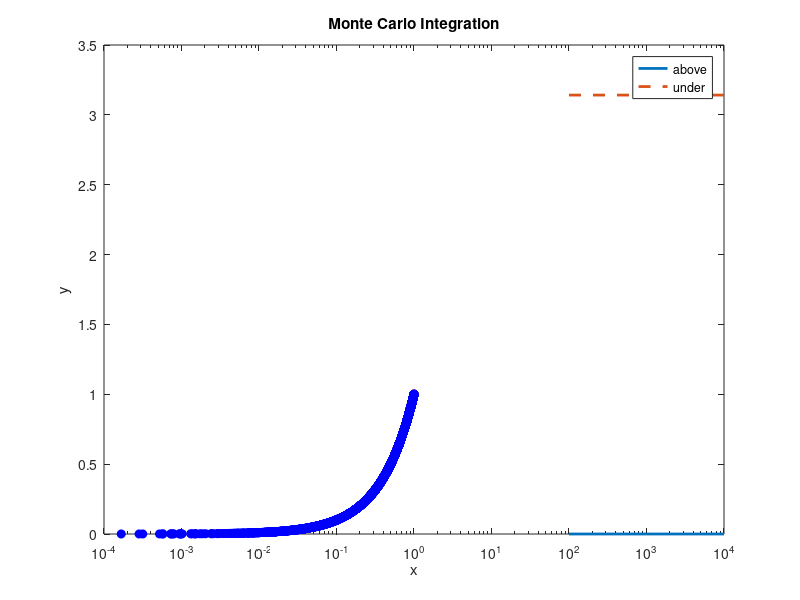
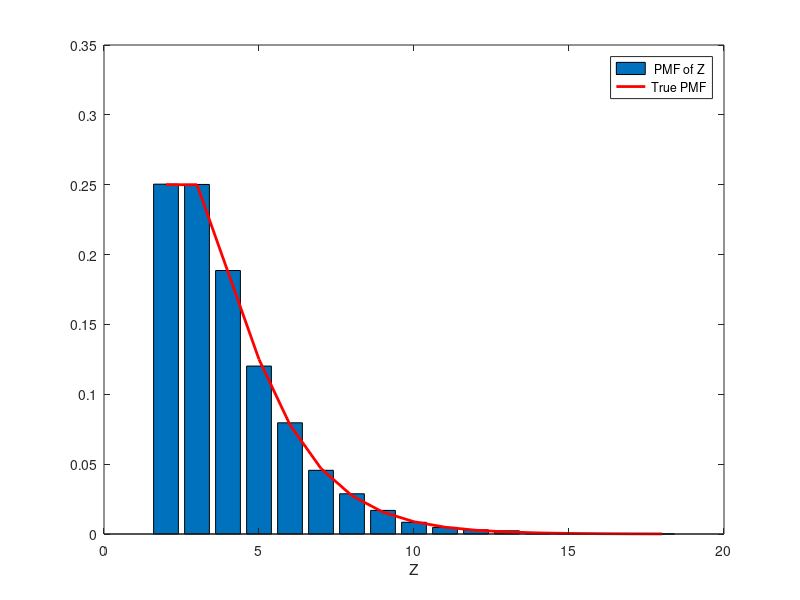

These charts were generated, in order, by the following MATLAB code: (Note: this script raises an error after producing the figures.)

clear,clc,close all,format compact
%% Question1
Ntrials = [100,1000,10000,10000];
PIs = zeros(length(Ntrials),1);
for i = 1:length(Ntrials)
    N = Ntrials(i);%No.of trials
    x = rand(N,1)*pi/2;
    y = rand(N,1)*1/2;
    p = mean(y<(0.5*sin(x)));
end

figure()
semilogx(Ntrials,PIs,'LineWidth',2)
hold on
plot(Ntrials,Ntrials*0+pi,'--','LineWidth',2)
xlabel('Trials')
title('\pi estimation by buffon needle simulation')

%% Question 2
% Equation to integrate over. Integral of this from a to b.
f = @(x) 1./(x+1);

% Parameters
N = 10000;  % number of points to generate randomly
a = 0;      % integral lower x limit - manual
b = 1;      % integral upper x limit - manual
M = max(f(linspace(a,b)));     % upper y bound
% Generate Dots
for i = 1:N
   
    % generate random pt
    x_val = rand(1);
    y_val = rand(1);
    
    % compare random against the curve
    fx = f(x_val);
    
    % logiccl statement
    if y_val < fx           % under the curve - blue
        under(i,1) = x_val;
        under(i,2) = y_val;
    else                    % above the curve - red
        above(i,1) = x_val;
        above(i,2) = y_val;
    end
end

% Filter out zeros
under2(:,1) = nonzeros(under(:,1));
under2(:,2) = nonzeros(under(:,2));
above2(:,1) = nonzeros(above(:,1));
above2(:,2) = nonzeros(above(:,2));

% Plotting
plot(above2(:,1),above2(:,1),'ro','MarkerFaceColor','r')
hold on
plot(under2(:,1),under2(:,1),'bo','MarkerFaceColor','b')
title('Monte Carlo Integration'), xlabel('x'), ylabel('y')
legend('above','under')

% Integral Calcs
MonteCarlo_Integral = length(under2) / N * (b-a);
MATLAB_Integral = integral(f,a,b);
PercentError = abs(MATLAB_Integral - MonteCarlo_Integral)/MATLAB_Integral * 100;

%% Question 3
% Real calculation
p =0.25;
X =4;
p_theory = (1-p)^(X-1);

% Simulation

N = 100000;
number = rand(N,X-1) <p;
count = sum(max(number,[],2));
p_sim = 1-count/N;
fprintf ('Calcluated P(X>=4) is %.4f, estimated P(x>=4) is %.4f\n', p_theory,p_sim )

%% Question 4

p = 0.5;
N = 10000;
nMax = 100;
[~, X] = max(rand(N, nMax) < p, [], 2); % find first success position in each row
[~, Y] = max(rand(N, nMax) < p, [], 2); % find first success position in each row
Z = X + Y;

k = 2:max(Z);
pmf = p^2*(k-1).*(1-p).^(k-2);

counts = pmf*0;
for i = 1:length(k)
    counts(i) = sum(Z == k(i));
end
pmf_est = counts/N;

figure()
bar(k, pmf_est)
hold on
plot(k, pmf, 'r-', 'Linewidth', 2)
xlabel('Z')
legend(' PMF of Z', 'True PMF')
%% Question 5
close all
r = normrnd(1,1,[1,500]);
histogram(r);
histfit(r);
mean_r = mean(r);





